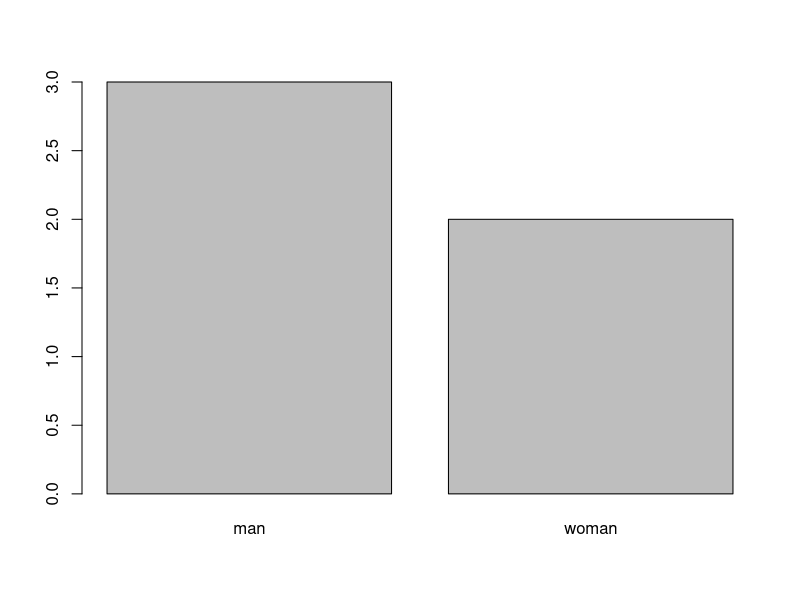

Source code (R):
# 요인형(Factor)
# 같은 성격의 값의 목록을 범주로 갖는 벡터 자료

# [유형]
# norminal: 순서가 없음, 알파벳 순서로 정렬
# ordinal: 순서가 있음, 사용자가 지정한 순서

# 벡터
gender <- c("man", "woman", "woman", "man", "man")

# 요인형 : factor nominal
# 벡터를 요인형으로 변환
# default : 알파벳 순서로 정렬
nominal_gender <-  as.factor(gender)
nominal_gender # Levels: man woman
gender

# 빈도수 : 수치형
table(nominal_gender)

# 빈도수 : 그래프
plot(nominal_gender)

mode(gender) # [1] "character"
class(gender) # [1] "character"

mode(nominal_gender) # [1] "numeric"
class(nominal_gender) # [1] "factor"
